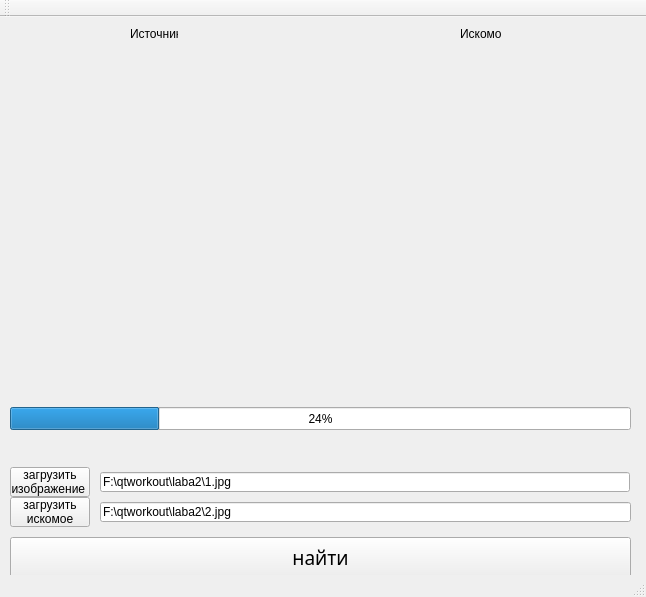
<?xml version="1.0" encoding="UTF-8"?>
<ui version="4.0">
 <class>MainWindow</class>
 <widget class="QMainWindow" name="MainWindow">
  <property name="enabled">
   <bool>true</bool>
  </property>
  <property name="geometry">
   <rect>
    <x>0</x>
    <y>0</y>
    <width>646</width>
    <height>597</height>
   </rect>
  </property>
  <property name="windowTitle">
   <string>MainWindow</string>
  </property>
  <property name="animated">
   <bool>true</bool>
  </property>
  <property name="tabShape">
   <enum>QTabWidget::Triangular</enum>
  </property>
  <widget class="QWidget" name="centralWidget">
   <widget class="QPushButton" name="pushButton">
    <property name="geometry">
     <rect>
      <x>10</x>
      <y>450</y>
      <width>80</width>
      <height>30</height>
     </rect>
    </property>
    <property name="minimumSize">
     <size>
      <width>80</width>
      <height>30</height>
     </size>
    </property>
    <property name="text">
     <string>загрузить
изображение </string>
    </property>
    <property name="autoExclusive">
     <bool>false</bool>
    </property>
   </widget>
   <widget class="QPushButton" name="pushButton_2">
    <property name="geometry">
     <rect>
      <x>10</x>
      <y>480</y>
      <width>80</width>
      <height>30</height>
     </rect>
    </property>
    <property name="minimumSize">
     <size>
      <width>80</width>
      <height>30</height>
     </size>
    </property>
    <property name="text">
     <string>загрузить
искомое</string>
    </property>
   </widget>
   <widget class="QLineEdit" name="lineEdit">
    <property name="geometry">
     <rect>
      <x>100</x>
      <y>455</y>
      <width>530</width>
      <height>20</height>
     </rect>
    </property>
    <property name="text">
     <string>F:\qtworkout\laba2\1.jpg</string>
    </property>
   </widget>
   <widget class="QLineEdit" name="lineEdit_2">
    <property name="geometry">
     <rect>
      <x>100</x>
      <y>485</y>
      <width>531</width>
      <height>20</height>
     </rect>
    </property>
    <property name="text">
     <string>F:\qtworkout\laba2\2.jpg</string>
    </property>
   </widget>
   <widget class="QWidget" name="widget" native="true">
    <property name="geometry">
     <rect>
      <x>10</x>
      <y>30</y>
      <width>310</width>
      <height>311</height>
     </rect>
    </property>
   </widget>
   <widget class="QWidget" name="widget_2" native="true">
    <property name="geometry">
     <rect>
      <x>320</x>
      <y>30</y>
      <width>310</width>
      <height>311</height>
     </rect>
    </property>
   </widget>
   <widget class="QPushButton" name="pushButton_3">
    <property name="geometry">
     <rect>
      <x>10</x>
      <y>520</y>
      <width>621</width>
      <height>41</height>
     </rect>
    </property>
    <property name="font">
     <font>
      <family>Rod</family>
      <pointsize>14</pointsize>
     </font>
    </property>
    <property name="text">
     <string>найти</string>
    </property>
   </widget>
   <widget class="QLabel" name="label">
    <property name="geometry">
     <rect>
      <x>130</x>
      <y>10</y>
      <width>48</width>
      <height>13</height>
     </rect>
    </property>
    <property name="text">
     <string>Источник</string>
    </property>
   </widget>
   <widget class="QLabel" name="label_2">
    <property name="geometry">
     <rect>
      <x>460</x>
      <y>10</y>
      <width>42</width>
      <height>13</height>
     </rect>
    </property>
    <property name="text">
     <string>Искомое</string>
    </property>
   </widget>
   <widget class="QProgressBar" name="progressBar">
    <property name="geometry">
     <rect>
      <x>10</x>
      <y>390</y>
      <width>621</width>
      <height>23</height>
     </rect>
    </property>
    <property name="value">
     <number>24</number>
    </property>
    <property name="textVisible">
     <bool>true</bool>
    </property>
   </widget>
  </widget>
  <widget class="QToolBar" name="mainToolBar">
   <attribute name="toolBarArea">
    <enum>TopToolBarArea</enum>
   </attribute>
   <attribute name="toolBarBreak">
    <bool>false</bool>
   </attribute>
  </widget>
  <widget class="QStatusBar" name="statusBar"/>
 </widget>
 <layoutdefault spacing="6" margin="11"/>
 <resources/>
 <connections/>
</ui>
